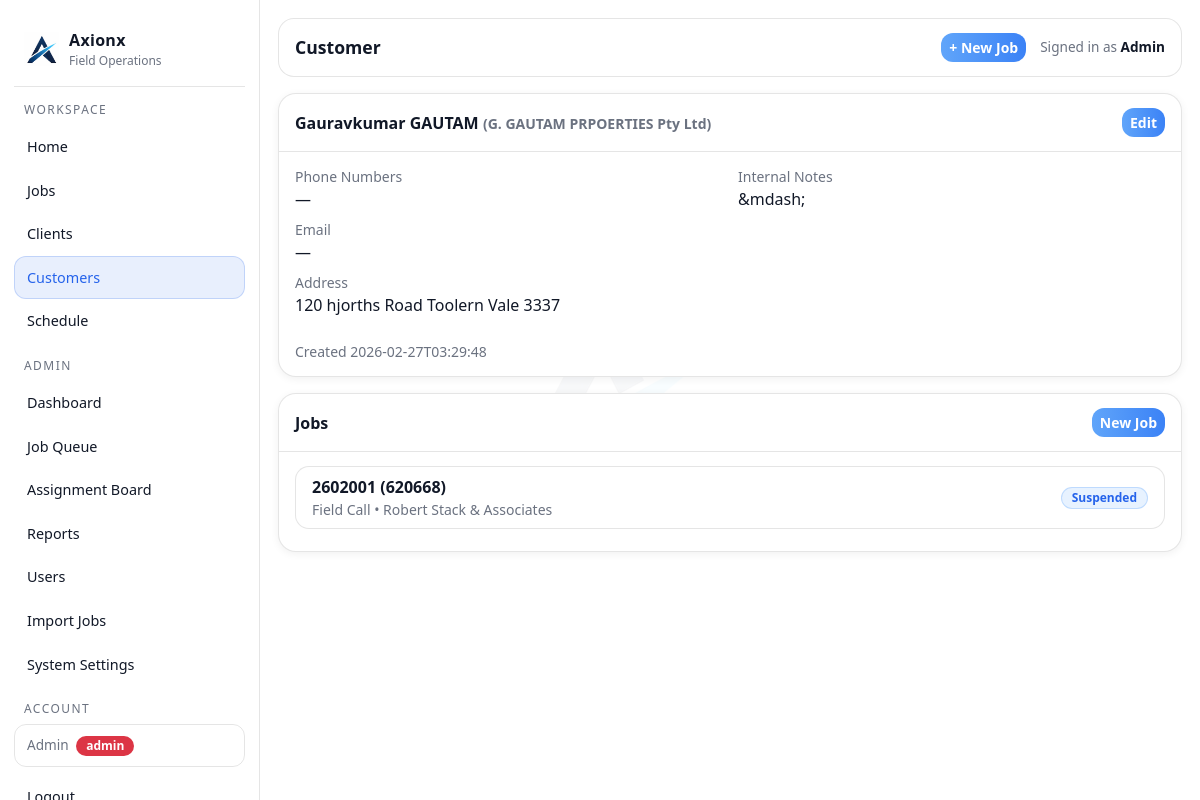
The page /customers/1 (signed in) on the database as committed earlier.
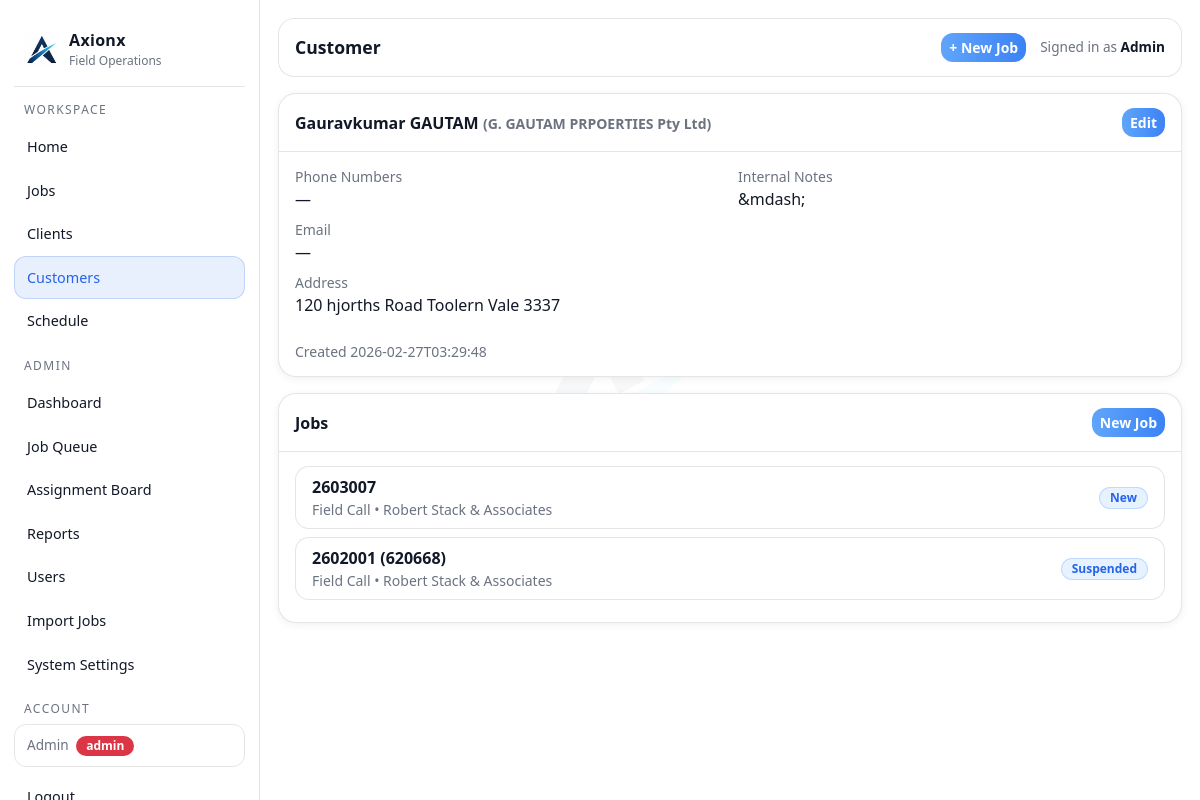
The same page on the database as committed later.
### tables this page shows
CREATE TABLE customers (
        id INTEGER PRIMARY KEY AUTOINCREMENT,
        first_name TEXT NOT NULL,
        last_name TEXT NOT NULL,
        company TEXT,
        email TEXT,
        dob TEXT,
        address TEXT,
        notes TEXT,
        id_image_filename TEXT,
        id_image_path TEXT,
        created_at TEXT NOT NULL,
        updated_at TEXT NOT NULL DEFAULT ''
    , role TEXT);

CREATE TABLE jobs (
        id INTEGER PRIMARY KEY AUTOINCREMENT,

        internal_job_number TEXT NOT NULL,
        client_reference TEXT,
        display_ref TEXT NOT NULL,

        client_id INTEGER,
        customer_id INTEGER,
        assigned_user_id INTEGER,

        job_type TEXT NOT NULL,
        visit_type TEXT NOT NULL,
        status TEXT NOT NULL,
        priority TEXT NOT NULL,

        job_address TEXT,
        description TEXT,

        created_at TEXT NOT NULL,
        updated_at TEXT NOT NULL, lender_name TEXT, account_number TEXT, regulation_type TEXT, arrears_cents INTEGER, costs_cents INTEGER, mmp_cents INTEGER, job_due_date TEXT, bill_to_client_id INTEGER, payment_frequency TEXT, client_job_number TEXT,

        FOREIGN KEY(client_id) REFERENCES clients(id),
        FOREIGN KEY(customer_id) REFERENCES customers(id),
        FOREIGN KEY(assigned_user_id) REFERENCES users(id)
    );

CREATE TABLE clients (
        id INTEGER PRIMARY KEY AUTOINCREMENT,
        name TEXT NOT NULL,
        phone TEXT,
        email TEXT,
        address TEXT,
        notes TEXT,
        created_at TEXT NOT NULL
    , updated_at TEXT NOT NULL DEFAULT '');

### app.py (the view)
@app.get("/customers/<int:customer_id>")
@login_required
def customer_detail(customer_id: int):
    conn = db()
    cur = conn.cursor()
    cur.execute("SELECT * FROM customers WHERE id = ?", (customer_id,))
    customer = cur.fetchone()
    if not customer:
        conn.close()
        return ("Not found", 404)
    cur.execute("""
        SELECT j.*, c.name client_name
        FROM jobs j
        LEFT JOIN clients c ON c.id = j.client_id
        WHERE j.customer_id = ?
        ORDER BY j.created_at DESC
    """, (customer_id,))
    jobs = cur.fetchall()
    cur.execute("""
        SELECT * FROM contact_phone_numbers
        WHERE entity_type = 'customer' AND entity_id = ?
        ORDER BY id
    """, (customer_id,))
    phones = cur.fetchall()
    cur.execute("""
        SELECT * FROM contact_emails
        WHERE entity_type = 'customer' AND entity_id = ?
        ORDER BY id
    """, (customer_id,))
    emails = cur.fetchall()
    conn.close()
    return render_template("customer_detail.html", customer=customer, jobs=jobs, phones=phones, emails=emails)

### app.py (called while the page is built)
def db():
    conn = sqlite3.connect(DB_PATH)
    conn.row_factory = sqlite3.Row
    return conn

def add_column_if_missing(cur, table, col, coltype):
    cur.execute(f"PRAGMA table_info({table})")
    cols = [r["name"] for r in cur.fetchall()]
    if col not in cols:
        cur.execute(f"ALTER TABLE {table} ADD COLUMN {col} {coltype}")

@app.context_processor
def inject_globals():
    return {
        "GOOGLE_MAPS_API_KEY": os.environ.get("GOOGLE_MAPS_API_KEY", ""),
        "google_maps_api_key": os.getenv("GOOGLE_MAPS_API_KEY", "")
    }

@app.before_request
def _ensure_db():
    init_db()

def login_required(f):
    @wraps(f)
    def wrapper(*args, **kwargs):
        if not session.get("user_id"):
            return redirect(url_for("login"))
        return f(*args, **kwargs)
    return wrapper

### templates/customer_detail.html (shortened to what this page needs)
{% extends "layout.html" %}
{% block page_title %}Customer{% endblock %}
{% block content %}
<div class="ax-card mb-3">
  <div class="ax-card-h d-flex justify-content-between align-items-center">
    <div>
      {{ customer.first_name }} {{ customer.last_name }}
      {% if customer.company %}<span class="small" style="color:var(--muted)"> ({{ customer.company }})</span>{% endif %}
    </div>
    <div class="d-flex gap-2">
      {% if session.get('role') == 'admin' %}<a class="btn btn-primary btn-sm" href="/customers/{{ customer.id }}/edit">Edit</a>{% endif %}
    </div>
  </div>
  <div class="ax-card-b">
    <div class="row g-3">
      <div class="col-12 col-md-6">
        <div class="mb-2">
          <div class="small" style="color:var(--muted)">Phone Numbers</div>
          {% if phones %}
            {% for p in phones %}
              <div><span class="small" style="color:var(--muted)">{{ p.label }}:</span>
                <a href="tel:{{ p.phone_number }}" style="color:var(--accent)">{{ p.phone_number }}</a>
              </div>
            {% endfor %}
          {% else %}
            <div>&mdash;</div>
          {% endif %}
        </div>
        <div class="mb-2">
          <div class="small" style="color:var(--muted)">Email</div>
          {% if emails %}
            {% for e in emails %}
              <div>
                {% if e.label %}<span class="small" style="color:var(--muted)">{{ e.label }}:</span> {% endif %}
                <button type="button" data-axep onclick="axEmailPicker(this,'{{ e.email }}','','')" style="background:none;border:0;padding:0;color:var(--accent);cursor:pointer;font-size:inherit">{{ e.email }}</button>
              </div>
            {% endfor %}
          {% elif customer.email %}
            <div><button type="button" data-axep onclick="axEmailPicker(this,'{{ customer.email }}','','')" style="background:none;border:0;padding:0;color:var(--accent);cursor:pointer;font-size:inherit">{{ customer.email }}</button></div>
          {% else %}
            <div>&mdash;</div>
          {% endif %}
        </div>
        <div class="mb-2">
          <div class="small" style="color:var(--muted)">Address</div>
          <div>{{ customer.address or '&mdash;' }}</div>
        </div>
      </div>
      <div class="col-12 col-md-6">
        <div class="mb-2">
          <div class="small" style="color:var(--muted)">Internal Notes</div>
          <div style="white-space:pre-wrap">{{ customer.notes or '&mdash;' }}</div>
        </div>
      </div>
    </div>
    <div class="mt-3 small" style="color:var(--muted)">
      Created {{ customer.created_at }}
    </div>
  </div>
</div>
<div class="ax-card">
  <div class="ax-card-h d-flex justify-content-between align-items-center">
    <div>Jobs</div>
    {% if session.get('role') == 'admin' %}<a class="btn btn-primary btn-sm" href="/jobs/new">New Job</a>{% endif %}
  </div>
  <div class="ax-card-b">
    <div class="list-group list-group-flush">
      {% for j in jobs %}
        <a href="/jobs/{{ j.id }}" class="list-group-item list-group-item-action d-flex justify-content-between align-items-center">
          <div>
            <div class="fw-semibold">{{ j.display_ref }}</div>
            <div class="small" style="color:var(--muted)">{{ j.job_type }} &bull; {{ j.client_name or 'No client' }}</div>
          </div>
          <span class="badge" style="background:rgba(96,165,250,.15);color:var(--accent);border:1px solid rgba(96,165,250,.3)">{{ j.status }}</span>
        </a>
      {% else %}
        <div class="py-3 text-center" style="color:var(--muted)">No jobs linked to this customer.</div>
      {% endfor %}
    </div>
  </div>
</div>
{% endblock %}

### templates/layout.html (shortened to what this page needs)
<!doctype html>
<html lang="en">
<head>
  <link href="https://cdn.jsdelivr.net/npm/bootstrap@5.3.3/dist/css/bootstrap.min.css" rel="stylesheet">
</head>
<body>
  <div class="ax-shell">
    <aside class="ax-sidebar">
      <a class="ax-brand" href="/dashboard">
        <img src="{{ url_for('static', filename='images/axionx-icon.png') }}" alt="Axionx">
        <div>
          <div class="name">Axionx</div>
          <div class="sub">Field Operations</div>
        </div>
      </a>
      <div class="ax-nav">
        <div class="hint">Workspace</div>
        <a href="/dashboard" class="{% if request.path == '/dashboard' %}active{% endif %}">Home</a>
        <a href="/jobs" class="{% if request.path.startswith('/jobs') %}active{% endif %}">Jobs</a>
        {% if session.get('role') != 'agent' %}
        <a href="/clients" class="{% if request.path.startswith('/clients') %}active{% endif %}">Clients</a>
        <a href="/customers" class="{% if request.path.startswith('/customers') %}active{% endif %}">Customers</a>
        <a href="/schedule" class="{% if request.path.startswith('/schedule') %}active{% endif %}">Schedule</a>
        {% endif %}
        {% if session.get('role') == 'admin' %}
          <div class="hint">Admin</div>
          <a href="/admin" class="{% if request.path == '/admin' %}active{% endif %}">Dashboard</a>
          <a href="/queue" class="{% if request.path.startswith('/queue') %}active{% endif %}">Job Queue</a>
          <a href="/assign" class="{% if request.path.startswith('/assign') %}active{% endif %}">Assignment Board</a>
          <a href="/reports/monthly" class="{% if request.path.startswith('/reports') %}active{% endif %}">Reports</a>
          <a href="/users" class="{% if request.path.startswith('/users') %}active{% endif %}">Users</a>
          <a href="/import/jobs" class="{% if request.path.startswith('/import') %}active{% endif %}">Import Jobs</a>
          <a href="/admin/settings" class="{% if request.path.startswith('/admin/settings') %}active{% endif %}">System Settings</a>
        {% endif %}
        <div class="hint">Account</div>
        {% if session.get('user_id') %}
          <div class="ax-user-chip mb-2">
            {{ session.get('user_name') }}
            <span class="badge {% if session.get('role') == 'admin' %}bg-danger{% else %}bg-secondary{% endif %} ms-1">{{ session.get('role') }}</span>
          </div>
          <a href="/logout">Logout</a>
        {% else %}
          <a href="/login" class="{% if request.path.startswith('/login') or request.path.startswith('/signup') %}active{% endif %}">Login</a>
        {% endif %}
      </div>
    </aside>
    <main class="ax-main">
      <div class="ax-topbar">
        <div class="title">{% block page_title %}Axion{% endblock %}</div>
        <div style="display:flex; align-items:center; gap:14px;">
          {% if session.get('user_id') and session.get('role') != 'agent' %}
            <a href="/jobs/new" class="btn btn-primary btn-sm">+ New Job</a>
          {% endif %}
          <div style="color:var(--muted); font-size:.85rem;">
            {% if session.get('user_id') %}
              Signed in as <strong style="color:var(--text)">{{ session.get('user_name') }}</strong>
            {% else %}
              Not signed in
            {% endif %}
          </div>
        </div>
      </div>
      {% block content %}{% endblock %}
    </main>
  </div>
</body>
</html>

### templates/layout.html (style rules this page uses)
:root { --bg: #ffffff; --panel: #ffffff; --panel2: #f3f4f6; --card: #f9fafb; --text: #111827; --muted: #6b7280; --line: rgba(0,0,0,.10); --accent: #2563eb; --accent2: #16a34a; --danger: #dc2626; }
body { background: #ffffff; color: var(--text); }
body::before { content: ''; position: fixed; inset: 0; background: url('/static/images/axionx-icon.png') center center / 260px auto no-repeat; opacity: .03; pointer-events: none; z-index: 0; }
.ax-shell { min-height: 100vh; display: grid; grid-template-columns: 260px 1fr; position: relative; z-index: 1; }
.ax-sidebar { background: #ffffff; border-right: 1px solid var(--line); position: sticky; top: 0; height: 100vh; padding: 18px 14px; overflow-y: auto; }
.ax-brand { display:flex; align-items:center; gap: 10px; padding: 10px 10px 16px 10px; border-bottom: 1px solid var(--line); margin-bottom: 14px; text-decoration: none; }
.ax-brand img { height: 34px; }
.ax-brand .name { font-weight: 700; letter-spacing: .3px; color: var(--text); }
.ax-brand .sub { font-size: .75rem; color: var(--muted); }
.ax-nav a { display:flex; align-items:center; gap: 10px; padding: 10px 12px; border-radius: 12px; color: var(--text); text-decoration:none; border: 1px solid transparent; font-size: .9rem; }
.ax-nav a.active { background: rgba(37,99,235,.10); border-color: rgba(37,99,235,.20); color: #2563eb; }
.ax-nav .hint { color: var(--muted); font-size: .75rem; margin: 14px 10px 6px; text-transform: uppercase; letter-spacing: .12em; }
.ax-user-chip { margin-top: auto; padding: 10px 12px; border-radius: 12px; border: 1px solid var(--line); font-size: .85rem; color: var(--muted); }
.ax-main { padding: 18px 18px 28px; min-width: 0; }
.ax-topbar { background: #ffffff; border: 1px solid var(--line); border-radius: 16px; padding: 14px 16px; display:flex; align-items:center; justify-content: space-between; margin-bottom: 16px; }
.ax-topbar .title { font-size: 1.1rem; font-weight: 650; }
.ax-card { background: #ffffff; border: 1px solid var(--line); border-radius: 18px; box-shadow: 0 2px 8px rgba(0,0,0,.06); overflow: visible; }
.ax-card .ax-card-h { padding: 14px 16px; border-bottom: 1px solid var(--line); font-weight: 650; }
.ax-card .ax-card-b { padding: 14px 16px; }
.btn { border-radius: 12px; font-weight: 600; }
.btn-primary { background: linear-gradient(90deg, #60a5fa, #3b82f6); border: 0; }
.badge { border-radius: 999px; padding: 4px 10px; font-weight: 600; font-size: .75rem; }
.list-group-item { background: #ffffff !important; border: 1px solid var(--line) !important; color: var(--text) !important; border-radius: 14px !important; margin-bottom: 8px; }

Rows that differ between the two databases and show on the page:
added jobs: display_ref "2603007", job_type "Field Call", name "Robert Stack & Associates", status "New"
